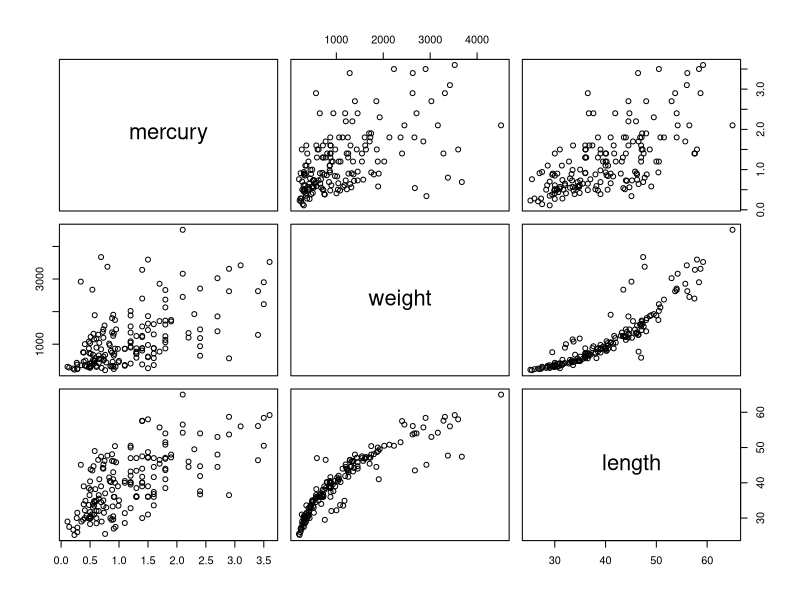
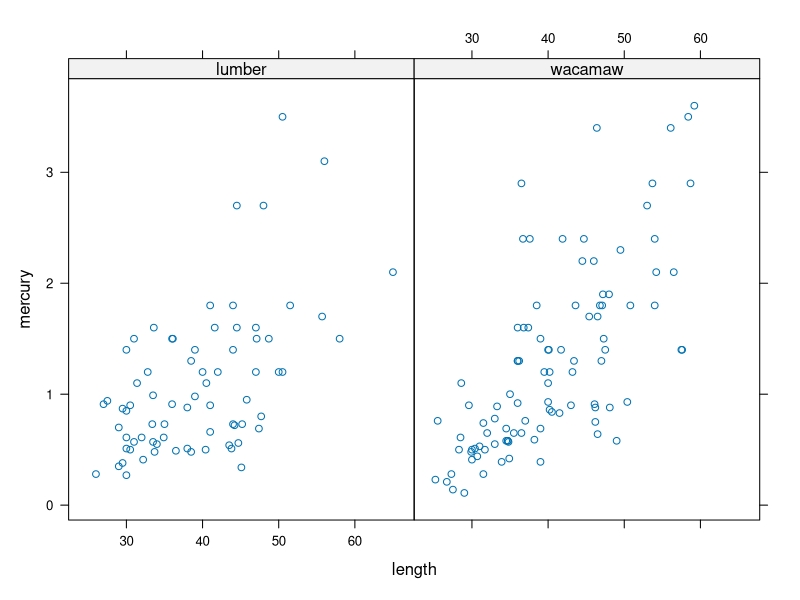
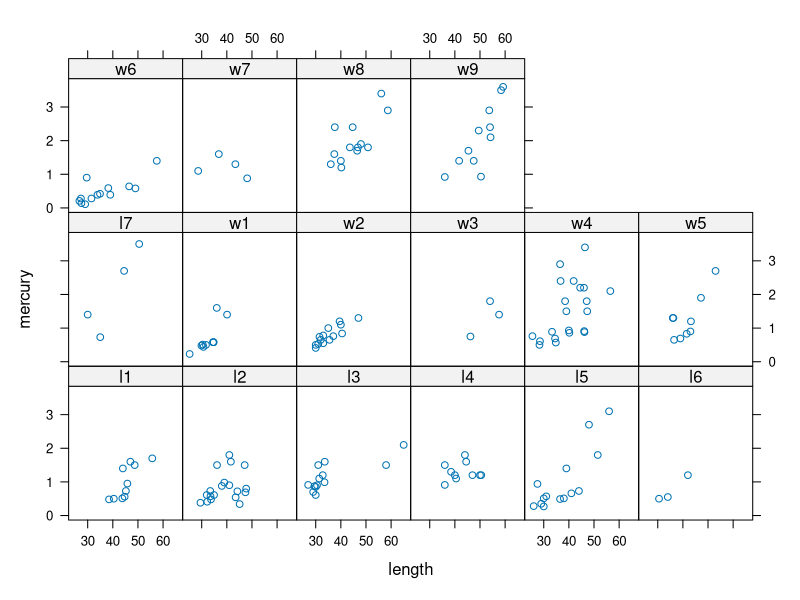
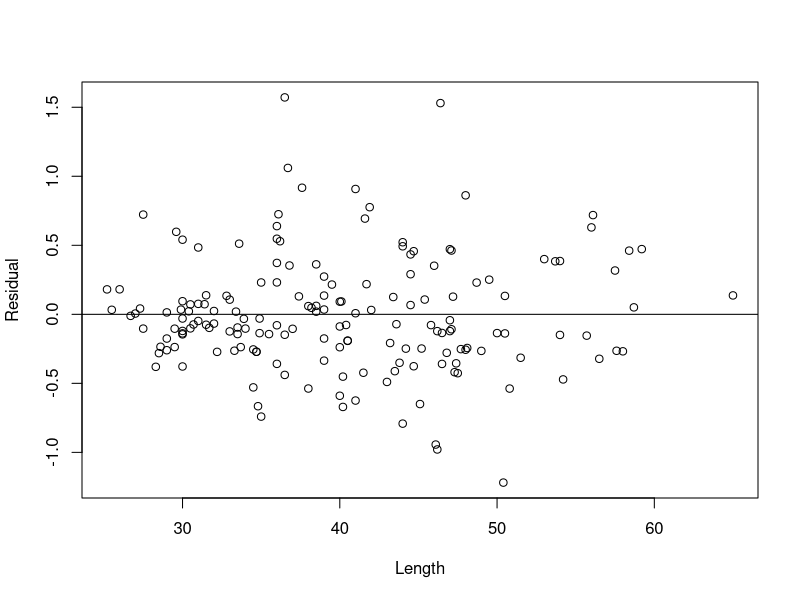
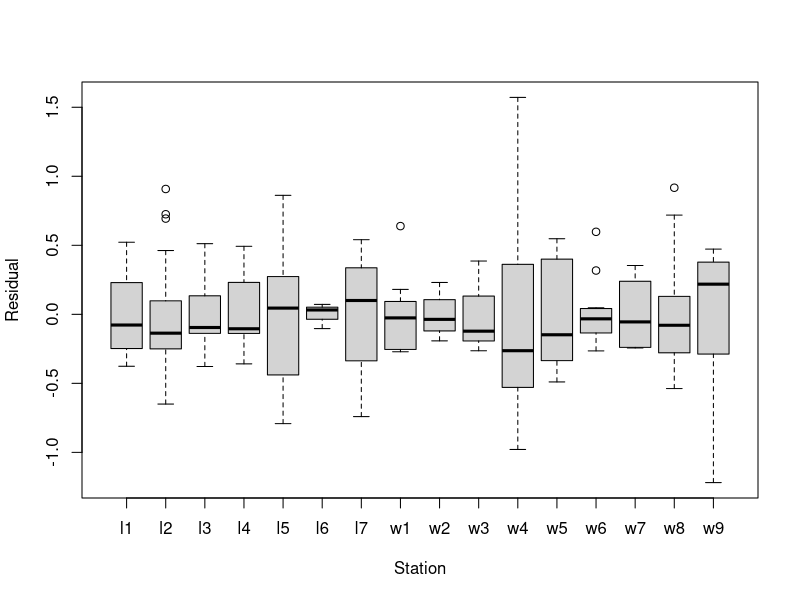
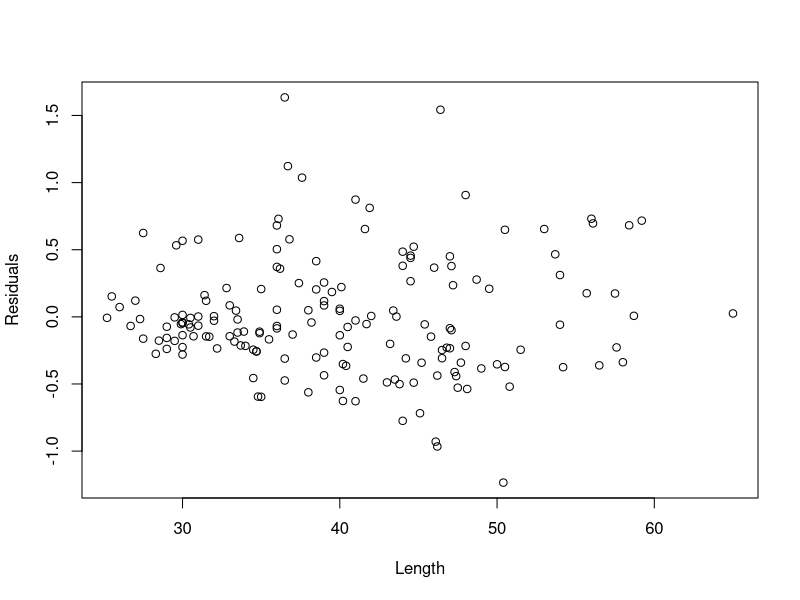

Write R code to recreate these figures, in order.
## ---- chunk 1
#R for mercury in bass data, using multi-level models
#install the package "lme4" to use the lmer command.
#install.packages("lme4")
library(lme4)
library(lattice)

bass = read.csv("mercurydata.txt", header = T)
dim(bass)
summary(bass)
## ---- chunk 2
#### Exploratory data analysis to start thinking about models

#let's see how many stations and the counts in each (top row is label, second row is count)
table(bass$station.2)
## ---- chunk 3
#Station is a factor, so let's make it one in the data
bass$station.2 = factor(bass$station.2)

#let's make river a factor as well.
bass$river = factor(bass$river)

#let's look at mercury vs. weight and vs. length
pairs(mercury~ weight + length, data = bass)
## ---- chunk 4
#perhaps some fanning out, but not obvious fanning -- we might consider a log transformation of mercury
#similar relationships for mercury vs. length and mercury vs. weight
#check correlations among the predictors to look for colinearity

cor(bass$weight, bass$length)
## ---- chunk 5
#quite correlated!  let's just use one of the predictors.  length looks a stronger predictor.

#look at mercury versus length by river -- not much differences across rivers
xyplot(mercury ~ length | river, data = bass)
## ---- chunk 6
#mercury and length by station. maybe some different slopes, but sample sizes are too small to tell
xyplot(mercury ~ length | station.2, data = bass)
## ---- chunk 7
#we might try linear model with mercury and length

#create mean centered length
bass$length.c= bass$length - mean(bass$length)

#try a model using interactions with station
mercreg = lm(mercury ~ length.c * station.2, data = bass)
summary(mercreg)

#diagnostics
plot(y = mercreg$resid, x=bass$length, xlab = "Length", ylab = "Residual")
abline(0,0)
boxplot(mercreg$resid~bass$station.2, xlab = "Station", ylab = "Residual")

#pretty good fit... let's go with it. you could try logs as well.

#see if interaction effects are useful
mercregnoint = lm(mercury ~ length.c + station.2, data = bass)
anova(mercregnoint, mercreg)

#they seem to be useful overall, but many are based on very small sample sizes.
#it would be good to borrow strength across the stations to get better estimates
#that is what a hierarchical model does!

#### let's do a hierarchical regression (random effects regression) with lmer

#this call just uses a random intercept
mercreglmerint = lmer(mercury ~ length.c + (1 | station.2), data = bass) 
summary(mercreglmerint)

#look at the intercepts (and the common slope) for each station
coef(mercreglmerint)

#these equal the fixed effects plus the random effect
fixef(mercreglmerint)
ranef(mercreglmerint)


#this lmer call uses a random intercept and a random slope

mercreglmerintslope = lmer(mercury ~ length.c + ( 1 + length.c  | station.2), data = bass) 
summary(mercreglmerintslope)

#the intercepts and slope for each station
coef(mercreglmerintslope)

#the predicted values of mercury for each bass
preds = fitted(mercreglmerintslope)

#plot residuals versus length
 
plot(y = residuals(mercreglmerintslope), x = bass$length, xlab= "Length", ylab = "Residuals")
